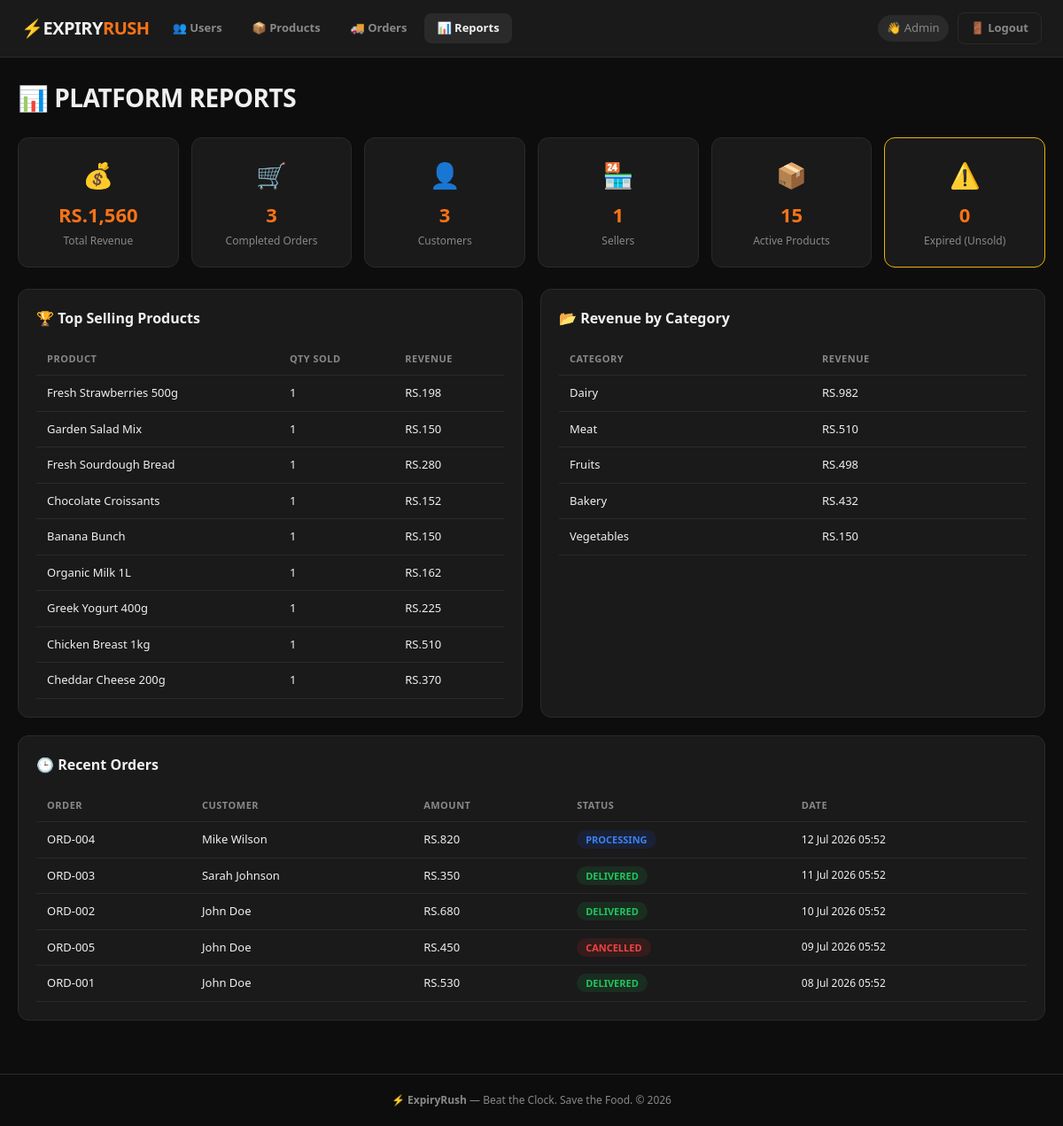
/reports.php (signed in), run on the app's committed database.
### tables this page shows
CREATE TABLE orders (
    id               INT AUTO_INCREMENT PRIMARY KEY,
    customer_id      INT           NOT NULL,
    total_amount     DECIMAL(10,2) NOT NULL,
    status           ENUM('pending','processing','out_for_delivery','delivered','cancelled')
                     NOT NULL DEFAULT 'pending',
    delivery_name    VARCHAR(100)  NOT NULL DEFAULT '',
    delivery_phone   VARCHAR(20)   NOT NULL DEFAULT '',
    delivery_address VARCHAR(255)  NOT NULL DEFAULT '',
    delivery_city    VARCHAR(100)  NOT NULL DEFAULT '',
    notes            TEXT,
    created_at       DATETIME      DEFAULT NOW(),
    FOREIGN KEY (customer_id) REFERENCES users(id)
);

### db.php (called while the page is built, shortened)
<?php
if (!function_exists('e')) {
    function e(string $str = ''): string {
        return htmlspecialchars($str, ENT_QUOTES, 'UTF-8');
    }
}

### reports.php (the view, shortened to what this page needs)
<?php
require_once __DIR__ . '/db.php';
$summary = null;
if ($conn->multi_query("CALL sp_admin_platform_report()")) {
    $summaryResult = $conn->store_result();
    if ($summaryResult) {
        $summary = $summaryResult->fetch_assoc();
    }
}
$topProducts = $conn->query("
    SELECT oi.product_name, COUNT(*) AS qty, SUM(oi.unit_price) AS revenue
    FROM order_items oi
    GROUP BY oi.product_name
    ORDER BY qty DESC
    LIMIT 10
");
$catRevenue = $conn->query("
    SELECT c.name AS category, SUM(oi.unit_price * oi.quantity) AS revenue
    FROM order_items oi
    JOIN products p ON oi.product_id = p.id
    JOIN categories c ON p.category_id = c.id
    GROUP BY c.name
    ORDER BY revenue DESC
");
$recentOrders = $conn->query("
    SELECT order_id AS id, created_at, total_amount, status, customer_name
    FROM order_summary
    ORDER BY created_at DESC
    LIMIT 10
");
require_once __DIR__ . '/header.php';
?>
<div class="page-header">
  <h1>📊 PLATFORM REPORTS</h1>
</div>
<div class="stats-grid">
  <div class="stat-card">
    <div class="stat-icon">💰</div>
    <div class="stat-num">RS.<?= number_format($summary['total_revenue'], 0) ?></div>
    <div class="stat-label">Total Revenue</div>
  </div>
  <div class="stat-card">
    <div class="stat-icon">🛒</div>
    <div class="stat-num"><?= (int)$summary['total_orders'] ?></div>
    <div class="stat-label">Completed Orders</div>
  </div>
  <div class="stat-card">
    <div class="stat-icon">👤</div>
    <div class="stat-num"><?= (int)$summary['active_customers'] ?></div>
    <div class="stat-label">Customers</div>
  </div>
  <div class="stat-card">
    <div class="stat-icon">🏪</div>
    <div class="stat-num"><?= (int)$summary['active_sellers'] ?></div>
    <div class="stat-label">Sellers</div>
  </div>
  <div class="stat-card">
    <div class="stat-icon">📦</div>
    <div class="stat-num"><?= (int)$summary['live_products'] ?></div>
    <div class="stat-label">Active Products</div>
  </div>
  <div class="stat-card stat-warning">
    <div class="stat-icon">⚠️</div>
    <div class="stat-num"><?= (int)$summary['expired_unsold'] ?></div>
    <div class="stat-label">Expired (Unsold)</div>
  </div>
</div>
<div style="display:grid;grid-template-columns:1fr 1fr;gap:20px;margin-top:24px;flex-wrap:wrap;">
  <div class="form-card">
    <h2 style="font-size:16px;font-weight:800;margin-bottom:16px;">🏆 Top Selling Products</h2>
    <?php if ($topProducts && $topProducts->num_rows > 0): ?>
    <table class="data-table">
      <thead><tr><th>Product</th><th>Qty Sold</th><th>Revenue</th></tr></thead>
      <tbody>
      <?php while ($p = $topProducts->fetch_assoc()): ?>
      <tr>
        <td><?= e($p['product_name']) ?></td>
        <td><?= (int)$p['qty'] ?></td>
        <td>RS.<?= number_format($p['revenue'], 0) ?></td>
      </tr>
      <?php endwhile; ?>
      </tbody>
    </table>
    <?php else: ?>
    <p style="color:var(--muted)">No orders yet.</p>
    <?php endif; ?>
  </div>
  <div class="form-card">
    <h2 style="font-size:16px;font-weight:800;margin-bottom:16px;">📂 Revenue by Category</h2>
    <?php if ($catRevenue && $catRevenue->num_rows > 0): ?>
    <table class="data-table">
      <thead><tr><th>Category</th><th>Revenue</th></tr></thead>
      <tbody>
      <?php while ($c = $catRevenue->fetch_assoc()): ?>
      <tr>
        <td><?= e($c['category']) ?></td>
        <td>RS.<?= number_format($c['revenue'], 0) ?></td>
      </tr>
      <?php endwhile; ?>
      </tbody>
    </table>
    <?php else: ?>
    <p style="color:var(--muted)">No data yet.</p>
    <?php endif; ?>
  </div>
</div>
<div class="form-card" style="margin-top:20px;">
  <h2 style="font-size:16px;font-weight:800;margin-bottom:16px;">🕒 Recent Orders</h2>
  <?php if ($recentOrders && $recentOrders->num_rows > 0): ?>
  <table class="data-table">
    <thead><tr><th>Order</th><th>Customer</th><th>Amount</th><th>Status</th><th>Date</th></tr></thead>
    <tbody>
    <?php while ($o = $recentOrders->fetch_assoc()): ?>
    <tr>
      <td>ORD-<?= str_pad($o['id'], 3, '0', STR_PAD_LEFT) ?></td>
      <td><?= e($o['customer_name']) ?></td>
      <td>RS.<?= number_format($o['total_amount'], 0) ?></td>
      <td><span class="status-badge status-<?= e($o['status']) ?>"><?= ucfirst(e($o['status'])) ?></span></td>
      <td style="font-size:12px;"><?= date('d M Y H:i', strtotime($o['created_at'])) ?></td>
    </tr>
    <?php endwhile; ?>
    </tbody>
  </table>
  <?php else: ?>
  <p style="color:var(--muted)">No orders yet.</p>
  <?php endif; ?>
</div>
<?php require_once __DIR__ . '/footer.php'; ?>

### style.css (style rules this page uses)
:root { --bg: #0d0d0d; --card: #1a1a1a; --border: #2a2a2a; --text: #f0f0f0; --muted: #888; --orange: #f97316; --red: #ef4444; --green: #22c55e; --yellow: #eab308; --blue: #3b82f6; --radius: 12px; --shadow: 0 4px 20px rgba(0,0,0,.4); }
*, *::before, *::after { box-sizing: border-box; margin: 0; padding: 0; }
body { background: var(--bg); color: var(--text); font-family: 'Segoe UI', system-ui, sans-serif; font-size: 15px; line-height: 1.5; min-height: 100vh; }
.page-header { margin-bottom: 24px; }
.page-header h1 { font-size: 28px; font-weight: 900; letter-spacing: -0.5px; }
.status-badge { font-size: 11px; font-weight: 700; padding: 3px 10px; border-radius: 999px; text-transform: uppercase; }
.status-cancelled { background: #dc262622; color: var(--red); }
.stats-grid { display: grid; grid-template-columns: repeat(auto-fill, minmax(180px, 1fr)); gap: 14px; margin-bottom: 24px; }
.stat-card { background: var(--card); border: 1px solid var(--border); border-radius: var(--radius); padding: 20px; text-align: center; }
.stat-card.stat-warning { border-color: var(--yellow); }
.stat-icon { font-size: 28px; margin-bottom: 8px; }
.stat-num { font-size: 22px; font-weight: 900; color: var(--orange); }
.stat-label { font-size: 12px; color: var(--muted); margin-top: 4px; }
.data-table { width: 100%; border-collapse: collapse; font-size: 13px; }
.data-table th { text-align: left; padding: 10px 12px; font-size: 11px; text-transform: uppercase; letter-spacing: .5px; color: var(--muted); border-bottom: 1px solid var(--border); }
.data-table td { padding: 10px 12px; border-bottom: 1px solid var(--border); vertical-align: middle; }
.form-card { background: var(--card); border: 1px solid var(--border); border-radius: var(--radius); padding: 20px; }
.status-processing { background: #1d4ed822; color: var(--blue); }
.status-delivered { background: #16a34a22; color: var(--green); }

### data on the page
orders: id "004", customer_name "Mike Wilson", total_amount "820", status "PROCESSING", created_at "12 Jul 2026 05:52"
orders: id "003", customer_name "Sarah Johnson", total_amount "350", status "DELIVERED", created_at "11 Jul 2026 05:52"
orders: id "002", customer_name "John Doe", total_amount "680", status "DELIVERED", created_at "10 Jul 2026 05:52"
orders: id "005", customer_name "John Doe", total_amount "450", status "CANCELLED", created_at "09 Jul 2026 05:52"
orders: id "001", customer_name "John Doe", total_amount "530", status "DELIVERED", created_at "08 Jul 2026 05:52"

### other printed values
$uname "Admin"
$summary['total_revenue'] "1,560"
$summary['total_orders'] "3"
$summary['active_customers'] "3"
$summary['active_sellers'] "1"
$summary['live_products'] "15"
$summary['expired_unsold'] "0"
$p['product_name'] "Fresh Strawberries 500g"
$p['qty'] "1"
$p['revenue'] "198"
$p['product_name'] "Garden Salad Mix"
$p['revenue'] "150"
$p['product_name'] "Fresh Sourdough Bread"
$p['revenue'] "280"
$p['product_name'] "Chocolate Croissants"
